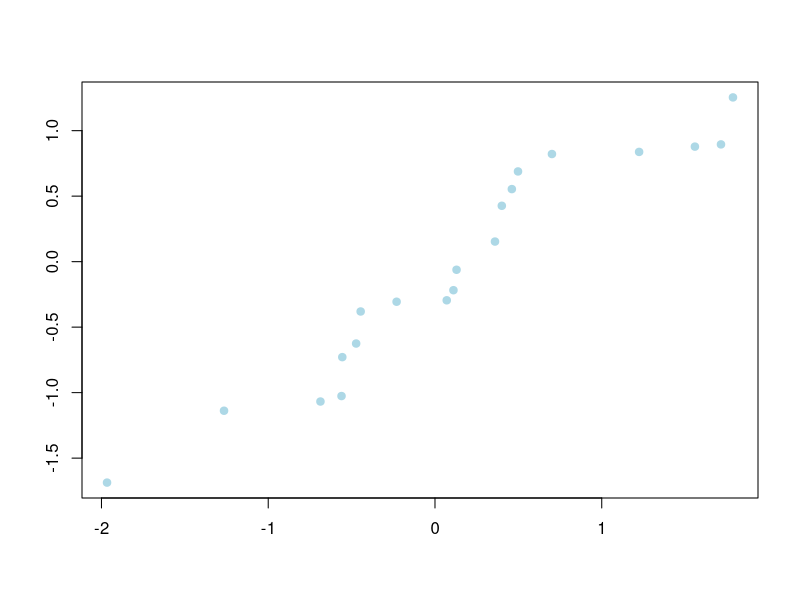
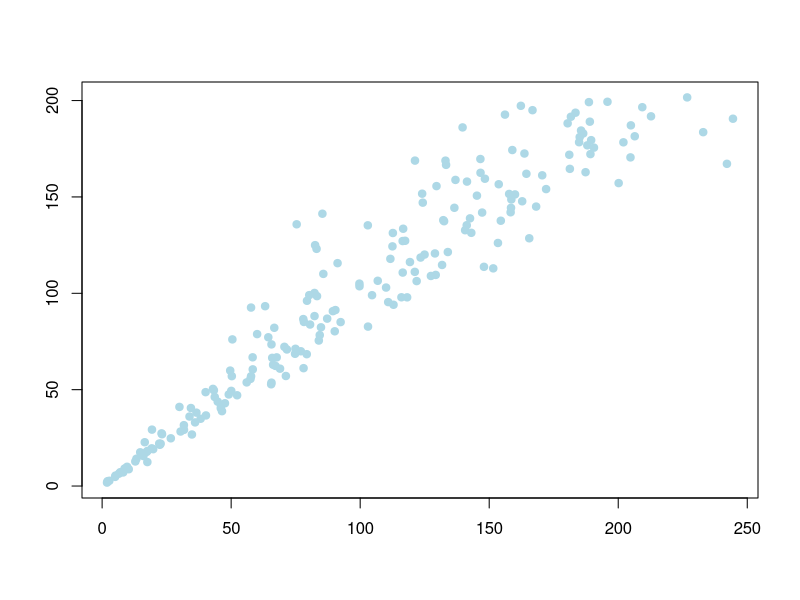
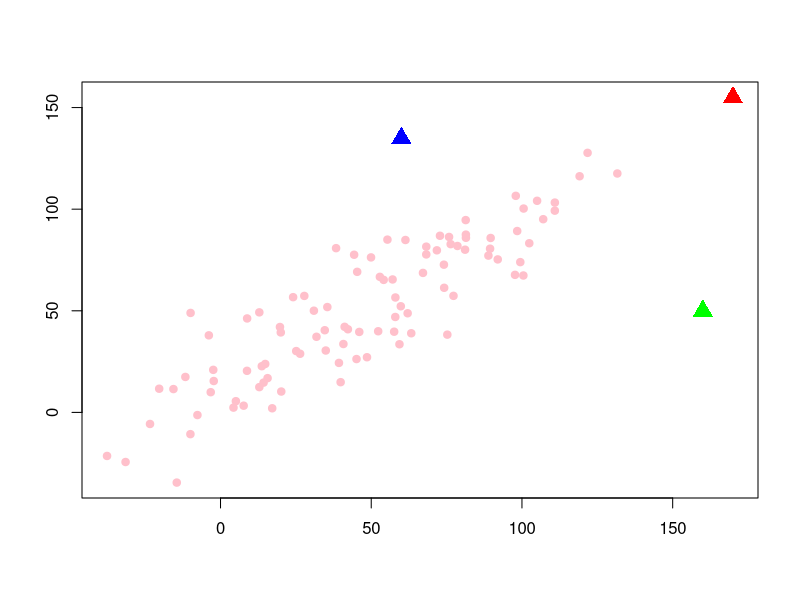

Recreate these plots in R, in order.
## ---- chunk 1
set.seed(123)
x <- sort(rnorm(20))
y <- sort(rnorm(20))
plot(x, y, xlab = "", ylab = "", col = "lightblue", pch = 19)
## ---- chunk 2
set.seed(21)
n <- 200
y <- 1:n + rnorm(n, 0, 1)
x <- y + rnorm(n, 0, 30)*(1:n)/n
plot(x, y, xlab = "", ylab = "", col = "lightblue", pch = 19)
## ---- chunk 3
set.seed(21)
n <- 97
y <- 1:n + rnorm(n, 0, 20)
x <- y + rnorm(n, 0, 20)
x <- c(x, 170, 160, 60)
y <- c(y, 155, 50, 135)
plot(x, y, xlab = "", ylab = "", col = "pink", pch = 19)
points(c(170, 160, 60), c(155, 50, 135), col = c("red", "green", "blue"), pch = 17, cex = 2)
mod1 <- lm(y ~ x)
## ---- chunk 4
htmlTable::htmlTable(round(summary(mod1)$coef,4), css.cell = "padding-left: 1em; padding-right: 1em;")
